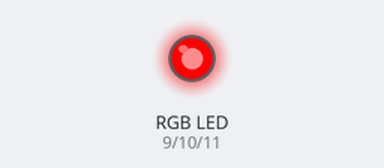
Bench run of a sketch on a simulated Arduino Uno, built with avr-gcc and run on an emulated ATmega328P. Parts: an RGB LED mixed from three pins (HIGH = lit). Dim RGB values are drawn brighter than linear.

Above: at 0.05 s.
At 1.55 s:
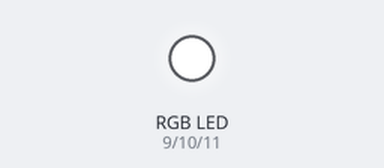
At 2.3 s:
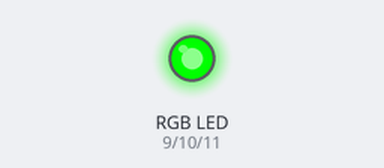
At 3.05 s:
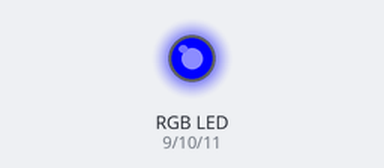
At 4.5 s:
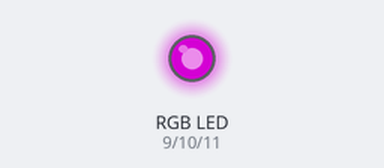
At 6.0 s:
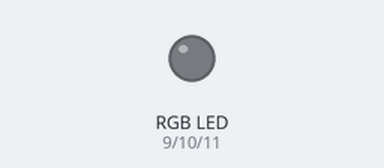
Timing chart, 0 to 7.8 s (numbered marks = the images above):
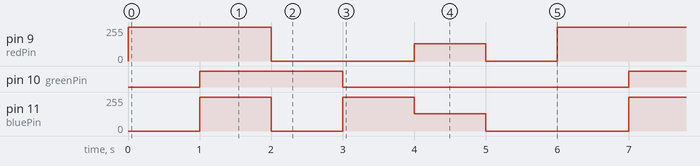

Measured:
- by itself, pin 9 (redPin): repeats every 6.0 s: 0/255 2.0 s, 128/255 1.0 s, 0/255 1.0 s, 255/255 2.0 s
- by itself, pin 10 (greenPin): alternates HIGH for 2.0 s and LOW for 4.0 s
- by itself, pin 11 (bluePin): repeats every 6.0 s: 0/255 1.0 s, 255/255 1.0 s, 128/255 1.0 s, 0/255 2.0 s, 255/255 1.0 s

The sketch:

RGB_methods.ino
```cpp
const int redPin = 9 ;
const int greenPin = 10;
const int bluePin = 11;
 //By Matthew Wong
 //7/17/2018


void setup() {
  // put your setup code here, to run once:
   pinMode(redPin, OUTPUT);
   pinMode(greenPin,OUTPUT);
   pinMode(bluePin, OUTPUT);
}

void loop() {
  // put your main code here, to run repeatedly:
  colourRainbow();
}

void colourRed() {
  digitalWrite(redPin, HIGH);
  analogWrite(greenPin , 0);
  digitalWrite(bluePin, LOW);
  //redHex = 255;
  //greenHex = 0;
  //blueHex = 0;

}

void colourRainbow(){
   colourRed();
  delay(1000);
  colourWhite();
  delay(1000);
  colourGreen();
  delay(1000);
  colourBlue();
  delay(1000);
  colourPurple();
  delay(1000);
  colourOff();
  delay(1000);
}

void colourWhite(){
  digitalWrite(redPin, HIGH);
  digitalWrite(greenPin, HIGH);
  digitalWrite(bluePin, HIGH);
}

void colourOff(){
  digitalWrite(redPin, LOW);
  digitalWrite(greenPin, LOW);
  digitalWrite(bluePin, LOW);
}

void colourGreen(){
  digitalWrite(redPin, LOW);
  digitalWrite(greenPin, HIGH);
  digitalWrite(bluePin, LOW);
}

void colourBlue(){
  digitalWrite(redPin, LOW);
  digitalWrite(greenPin, LOW);
  digitalWrite(bluePin, HIGH);
}

void colourPurple(){
  analogWrite(redPin, 128);
  analogWrite(greenPin, 0);
  analogWrite(bluePin, 128);
}
```
